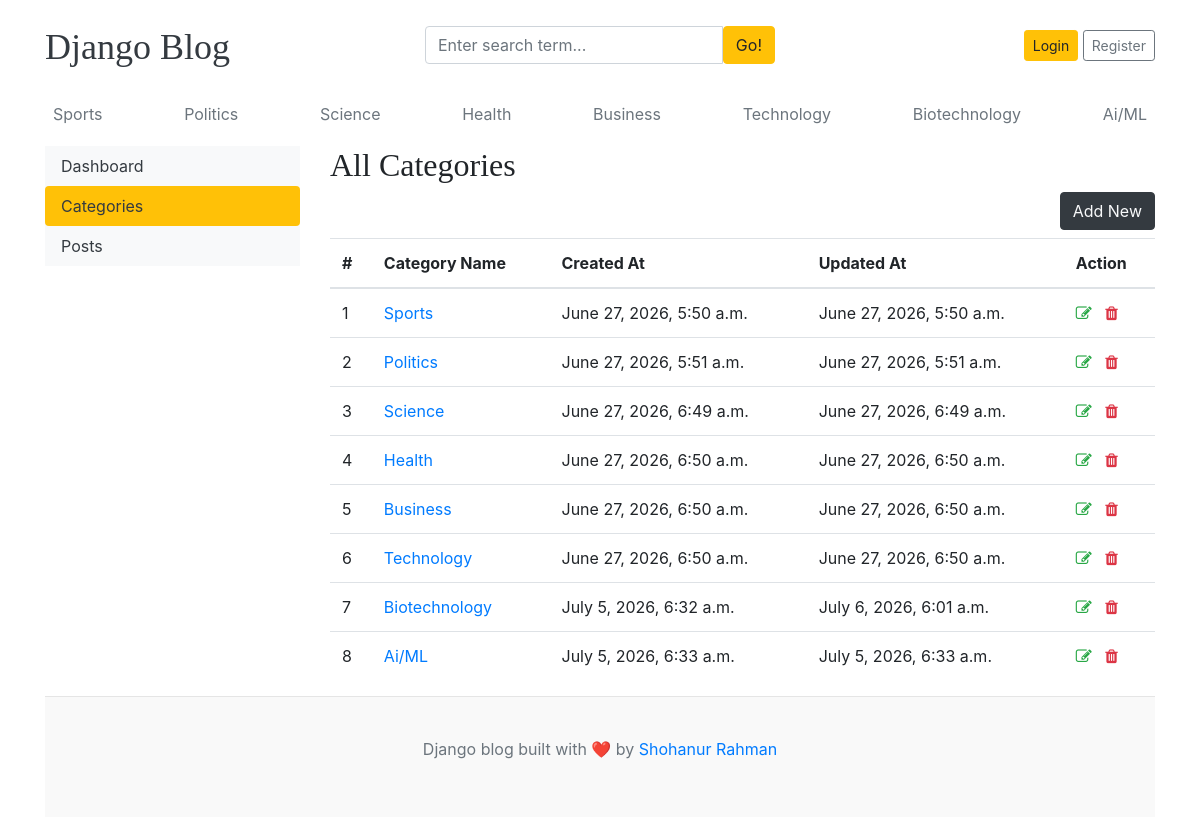
/dashboard/categories/, run on the app's committed database.
### blogs/models.py (models this page shows)
class Category(models.Model):
    category_name = models.CharField(max_length=50)
    created_at = models.DateTimeField(auto_now_add=True)
    updated_at = models.DateTimeField(auto_now=True)
    class Meta:
        verbose_name_plural = "Categories"
    def __str__(self):
        return self.category_name

### dashboards/views.py (the view)
# urls.py: path('categories/', views.categories, name='categories'),
def categories(request):
    categories = Category.objects.all()
    context = {
        "categories": categories,
    }
    return render(request, "dashboard/categories.html", context)

### blogs/context_processors.py (called while the page is built)
def get_categories(request):
    categories = Category.objects.all()
    return dict(categories=categories)

def get_social_links(request):
    social_links = SocialLink.objects.all()
    return dict(social_links=social_links)

### templates/dashboard/categories.html (shortened to what this page needs)
{% extends 'base.html' %}
{% block content %}
<div class="row">
    {% include 'dashboard/sidebar.html' %}
    <div class="col-md-9">
        <h2>All Categories</h2>
        <a href="{% url 'add_category' %}" class="btn btn-dark text-light float-right mb-2">Add New</a>
        <table class="table table-hover">
            <thead>
              <tr>
                <th>#</th>
                <th>Category Name</th>
                <th>Created At</th>
                <th>Updated At</th>
                <th>Action</th>
              </tr>
            </thead>
            <tbody>
            {% for cat in categories %}
              <tr>
                <td>{{ forloop.counter }}</td>
                <td><a href="{% url 'post_by_category' cat.id %}">{{ cat }}</a></td>
                <td>{{ cat.created_at }}</td>
                <td>{{ cat.updated_at }}</td>
                <td>
                    <a href="{% url 'edit_category' cat.id %}"><i class="fa fa-edit text-success"></i></a>
                    <a href="{% url 'delete_category' cat.id %}"><i class="fa fa-trash text-danger"></i></a>
                </td>
              </tr>
            {% endfor %}
            </tbody>
          </table>
    </div>
</div>
{% endblock %}

### templates/base.html (shortened to what this page needs)
{% load static %}
<!doctype html>
<html lang="en">
<head>
  <link href="https://getbootstrap.com/docs/4.0/dist/css/bootstrap.min.css" rel="stylesheet" />
  <link href="{% static 'css/blog.css' %}" rel="stylesheet" />
  <link rel="stylesheet" href="https://cdnjs.cloudflare.com/ajax/libs/font-awesome/4.7.0/css/font-awesome.min.css">
</head>
<body>
  <div class="container">
    <header class="blog-header py-3">
      <div class="row flex-nowrap justify-content-between align-items-center">
        <div class="col-4 pt-1">
          <a class="blog-header-logo text-dark" href="/">Django Blog</a>
        </div>
        <div class="col-4">
          <form action="{% url 'search' %}" method="GET">
            <div class="input-group">
                <input class="form-control" type="text" name="keyword" value="{{ keyword }}" placeholder="Enter search term..." aria-label="Enter search term..." aria-describedby="button-search" />
                <button type="submit" class="btn btn-warning" id="button-search" type="button">Go!</button>
            </div>
          </form>
        </div>
        <div class="col-4 d-flex justify-content-end align-items-center">
          {% if not user.is_authenticated %}
          <a class="btn btn-sm btn-warning" href="{% url 'login' %}">Login</a>
          <a class="btn btn-sm btn-outline-secondary" href="{% url 'register' %}">Register</a>
          {% endif %}
        </div>
      </div>
    </header>
    <div class="nav-scroller py-1 mb-2">
      <nav class="nav d-flex justify-content-between">
        {% for cat in categories %}
        <a class="p-2 text-muted" href="{% url 'post_by_category' cat.id %}">{{ cat.category_name }}</a>
        {% endfor %}
      </nav>
    </div>
{% block content %}
{% endblock %}
   <footer class="blog-footer">
    <p>
      Django blog built with ❤️ by
      <a href="#">Shohanur Rahman</a>
    </p>
  </footer>
</body>
</html>

### blog_main/static/css/blog.css (style rules this page uses)
.blog-header-logo { font-family: "Playfair Display", Georgia, "Times New Roman", serif; font-size: 2.25rem; }
h1, h2, h3, h4, h5, h6 { font-family: "Playfair Display", Georgia, "Times New Roman", serif; }
.blog-footer { padding: 2.5rem 0; color: #6c757d; text-align: center; background-color: #f9f9f9; border-top: 1px solid #e5e5e5; }

### data on the page
Category: category_name "Sports", created_at "June 27, 2026, 5:50 a.m.", updated_at "June 27, 2026, 5:50 a.m."
Category: category_name "Politics", created_at "June 27, 2026, 5:51 a.m.", updated_at "June 27, 2026, 5:51 a.m."
Category: category_name "Science", created_at "June 27, 2026, 6:49 a.m.", updated_at "June 27, 2026, 6:49 a.m."
Category: category_name "Health", created_at "June 27, 2026, 6:50 a.m.", updated_at "June 27, 2026, 6:50 a.m."
Category: category_name "Business", created_at "June 27, 2026, 6:50 a.m.", updated_at "June 27, 2026, 6:50 a.m."
Category: category_name "Technology", created_at "June 27, 2026, 6:50 a.m.", updated_at "June 27, 2026, 6:50 a.m."
Category: category_name "Biotechnology", created_at "July 5, 2026, 6:32 a.m.", updated_at "July 6, 2026, 6:01 a.m."
Category: category_name "Ai/ML", created_at "July 5, 2026, 6:33 a.m.", updated_at "July 5, 2026, 6:33 a.m."
